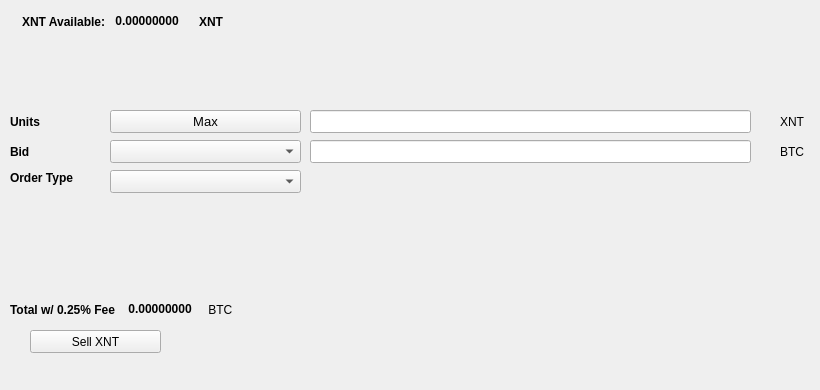
   <widget class="QWidget" name="SellTab">
    <attribute name="title">
     <string>Sell</string>
    </attribute>
    <widget class="QLabel" name="label_16">
     <property name="geometry">
      <rect>
       <x>780</x>
       <y>140</y>
       <width>31</width>
       <height>23</height>
      </rect>
     </property>
     <property name="text">
      <string>BTC</string>
     </property>
    </widget>
    <widget class="QComboBox" name="SellBidcomboBox">
     <property name="geometry">
      <rect>
       <x>110</x>
       <y>140</y>
       <width>191</width>
       <height>23</height>
      </rect>
     </property>
     <property name="font">
      <font>
       <pointsize>10</pointsize>
      </font>
     </property>
    </widget>
    <widget class="QLabel" name="label_18">
     <property name="geometry">
      <rect>
       <x>10</x>
       <y>110</y>
       <width>46</width>
       <height>23</height>
      </rect>
     </property>
     <property name="font">
      <font>
       <weight>75</weight>
       <bold>true</bold>
      </font>
     </property>
     <property name="text">
      <string>Units</string>
     </property>
    </widget>
    <widget class="QPushButton" name="Sell_Max_Amount">
     <property name="geometry">
      <rect>
       <x>110</x>
       <y>110</y>
       <width>191</width>
       <height>23</height>
      </rect>
     </property>
     <property name="font">
      <font>
       <pointsize>10</pointsize>
      </font>
     </property>
     <property name="text">
      <string>Max</string>
     </property>
    </widget>
    <widget class="QLabel" name="label_20">
     <property name="geometry">
      <rect>
       <x>10</x>
       <y>170</y>
       <width>91</width>
       <height>16</height>
      </rect>
     </property>
     <property name="font">
      <font>
       <weight>75</weight>
       <bold>true</bold>
      </font>
     </property>
     <property name="text">
      <string>Order Type</string>
     </property>
    </widget>
    <widget class="QComboBox" name="SellOrdertypeCombo">
     <property name="geometry">
      <rect>
       <x>110</x>
       <y>170</y>
       <width>191</width>
       <height>23</height>
      </rect>
     </property>
     <property name="font">
      <font>
       <pointsize>10</pointsize>
      </font>
     </property>
    </widget>
    <widget class="QLabel" name="label_21">
     <property name="geometry">
      <rect>
       <x>10</x>
       <y>140</y>
       <width>46</width>
       <height>23</height>
      </rect>
     </property>
     <property name="font">
      <font>
       <weight>75</weight>
       <bold>true</bold>
      </font>
     </property>
     <property name="text">
      <string>Bid</string>
     </property>
    </widget>
    <widget class="QLabel" name="label_22">
     <property name="geometry">
      <rect>
       <x>780</x>
       <y>110</y>
       <width>31</width>
       <height>23</height>
      </rect>
     </property>
     <property name="text">
      <string>XNT</string>
     </property>
    </widget>
    <widget class="QLineEdit" name="UnitsInputXNT">
     <property name="geometry">
      <rect>
       <x>310</x>
       <y>110</y>
       <width>441</width>
       <height>23</height>
      </rect>
     </property>
     <property name="font">
      <font>
       <pointsize>9</pointsize>
       <weight>75</weight>
       <bold>true</bold>
      </font>
     </property>
    </widget>
    <widget class="QLineEdit" name="SellBidPriceEdit">
     <property name="geometry">
      <rect>
       <x>310</x>
       <y>140</y>
       <width>441</width>
       <height>23</height>
      </rect>
     </property>
     <property name="font">
      <font>
       <pointsize>9</pointsize>
       <weight>75</weight>
       <bold>true</bold>
      </font>
     </property>
    </widget>
    <widget class="QPushButton" name="SellXNTBTN">
     <property name="geometry">
      <rect>
       <x>30</x>
       <y>330</y>
       <width>131</width>
       <height>23</height>
      </rect>
     </property>
     <property name="text">
      <string>Sell XNT</string>
     </property>
     <property name="icon">
      <iconset resource="../ximant">
       <normaloff>:/icons/bitcoin</normaloff>:/icons/bitcoin</iconset>
     </property>
    </widget>
    <widget class="QWidget" name="layoutWidget3">
     <property name="geometry">
      <rect>
       <x>22</x>
       <y>12</y>
       <width>258</width>
       <height>19</height>
      </rect>
     </property>
     <layout class="QHBoxLayout" name="horizontalLayout">
      <item>
       <widget class="QLabel" name="label232_2">
        <property name="font">
         <font>
          <weight>75</weight>
          <bold>true</bold>
         </font>
        </property>
        <property name="text">
         <string>XNT Available:</string>
        </property>
       </widget>
      </item>
      <item>
       <widget class="QLabel" name="XNTAvailableLabel">
        <property name="palette">
         <palette>
          <active>
           <colorrole role="WindowText">
            <brush brushstyle="SolidPattern">
             <color alpha="255">
              <red>0</red>
              <green>0</green>
              <blue>0</blue>
             </color>
            </brush>
           </colorrole>
           <colorrole role="Button">
            <brush brushstyle="SolidPattern">
             <color alpha="255">
              <red>0</red>
              <green>170</green>
              <blue>0</blue>
             </color>
            </brush>
           </colorrole>
           <colorrole role="Light">
            <brush brushstyle="SolidPattern">
             <color alpha="255">
              <red>0</red>
              <green>255</green>
              <blue>0</blue>
             </color>
            </brush>
           </colorrole>
           <colorrole role="Midlight">
            <brush brushstyle="SolidPattern">
             <color alpha="255">
              <red>0</red>
              <green>212</green>
              <blue>0</blue>
             </color>
            </brush>
           </colorrole>
           <colorrole role="Dark">
            <brush brushstyle="SolidPattern">
             <color alpha="255">
              <red>0</red>
              <green>85</green>
              <blue>0</blue>
             </color>
            </brush>
           </colorrole>
           <colorrole role="Mid">
            <brush brushstyle="SolidPattern">
             <color alpha="255">
              <red>0</red>
              <green>113</green>
              <blue>0</blue>
             </color>
            </brush>
           </colorrole>
           <colorrole role="Text">
            <brush brushstyle="SolidPattern">
             <color alpha="255">
              <red>0</red>
              <green>170</green>
              <blue>0</blue>
             </color>
            </brush>
           </colorrole>
           <colorrole role="BrightText">
            <brush brushstyle="SolidPattern">
             <color alpha="255">
              <red>255</red>
              <green>255</green>
              <blue>255</blue>
             </color>
            </brush>
           </colorrole>
           <colorrole role="ButtonText">
            <brush brushstyle="SolidPattern">
             <color alpha="255">
              <red>0</red>
              <green>0</green>
              <blue>0</blue>
             </color>
            </brush>
           </colorrole>
           <colorrole role="Base">
            <brush brushstyle="SolidPattern">
             <color alpha="255">
              <red>255</red>
              <green>255</green>
              <blue>255</blue>
             </color>
            </brush>
           </colorrole>
           <colorrole role="Window">
            <brush brushstyle="SolidPattern">
             <color alpha="255">
              <red>0</red>
              <green>170</green>
              <blue>0</blue>
             </color>
            </brush>
           </colorrole>
           <colorrole role="Shadow">
            <brush brushstyle="SolidPattern">
             <color alpha="255">
              <red>0</red>
              <green>0</green>
              <blue>0</blue>
             </color>
            </brush>
           </colorrole>
           <colorrole role="AlternateBase">
            <brush brushstyle="SolidPattern">
             <color alpha="255">
              <red>127</red>
              <green>212</green>
              <blue>127</blue>
             </color>
            </brush>
           </colorrole>
           <colorrole role="ToolTipBase">
            <brush brushstyle="SolidPattern">
             <color alpha="255">
              <red>255</red>
              <green>255</green>
              <blue>220</blue>
             </color>
            </brush>
           </colorrole>
           <colorrole role="ToolTipText">
            <brush brushstyle="SolidPattern">
             <color alpha="255">
              <red>0</red>
              <green>0</green>
              <blue>0</blue>
             </color>
            </brush>
           </colorrole>
          </active>
          <inactive>
           <colorrole role="WindowText">
            <brush brushstyle="SolidPattern">
             <color alpha="255">
              <red>0</red>
              <green>0</green>
              <blue>0</blue>
             </color>
            </brush>
           </colorrole>
           <colorrole role="Button">
            <brush brushstyle="SolidPattern">
             <color alpha="255">
              <red>0</red>
              <green>170</green>
              <blue>0</blue>
             </color>
            </brush>
           </colorrole>
           <colorrole role="Light">
            <brush brushstyle="SolidPattern">
             <color alpha="255">
              <red>0</red>
              <green>255</green>
              <blue>0</blue>
             </color>
            </brush>
           </colorrole>
           <colorrole role="Midlight">
            <brush brushstyle="SolidPattern">
             <color alpha="255">
              <red>0</red>
              <green>212</green>
              <blue>0</blue>
             </color>
            </brush>
           </colorrole>
           <colorrole role="Dark">
            <brush brushstyle="SolidPattern">
             <color alpha="255">
              <red>0</red>
              <green>85</green>
              <blue>0</blue>
             </color>
            </brush>
           </colorrole>
           <colorrole role="Mid">
            <brush brushstyle="SolidPattern">
             <color alpha="255">
              <red>0</red>
              <green>113</green>
              <blue>0</blue>
             </color>
            </brush>
           </colorrole>
           <colorrole role="Text">
            <brush brushstyle="SolidPattern">
             <color alpha="255">
              <red>0</red>
              <green>170</green>
              <blue>0</blue>
             </color>
            </brush>
           </colorrole>
           <colorrole role="BrightText">
            <brush brushstyle="SolidPattern">
             <color alpha="255">
              <red>255</red>
              <green>255</green>
              <blue>255</blue>
             </color>
            </brush>
           </colorrole>
           <colorrole role="ButtonText">
            <brush brushstyle="SolidPattern">
             <color alpha="255">
              <red>0</red>
              <green>0</green>
              <blue>0</blue>
             </color>
            </brush>
           </colorrole>
           <colorrole role="Base">
            <brush brushstyle="SolidPattern">
             <color alpha="255">
              <red>255</red>
              <green>255</green>
              <blue>255</blue>
             </color>
            </brush>
           </colorrole>
           <colorrole role="Window">
            <brush brushstyle="SolidPattern">
             <color alpha="255">
              <red>0</red>
              <green>170</green>
              <blue>0</blue>
             </color>
            </brush>
           </colorrole>
           <colorrole role="Shadow">
            <brush brushstyle="SolidPattern">
             <color alpha="255">
              <red>0</red>
              <green>0</green>
              <blue>0</blue>
             </color>
            </brush>
           </colorrole>
           <colorrole role="AlternateBase">
            <brush brushstyle="SolidPattern">
             <color alpha="255">
              <red>127</red>
              <green>212</green>
              <blue>127</blue>
             </color>
            </brush>
           </colorrole>
           <colorrole role="ToolTipBase">
            <brush brushstyle="SolidPattern">
             <color alpha="255">
              <red>255</red>
              <green>255</green>
              <blue>220</blue>
             </color>
            </brush>
           </colorrole>
           <colorrole role="ToolTipText">
            <brush brushstyle="SolidPattern">
             <color alpha="255">
              <red>0</red>
              <green>0</green>
              <blue>0</blue>
             </color>
            </brush>
           </colorrole>
          </inactive>
          <disabled>
           <colorrole role="WindowText">
            <brush brushstyle="SolidPattern">
             <color alpha="255">
              <red>0</red>
              <green>85</green>
              <blue>0</blue>
             </color>
            </brush>
           </colorrole>
           <colorrole role="Button">
            <brush brushstyle="SolidPattern">
             <color alpha="255">
              <red>0</red>
              <green>170</green>
              <blue>0</blue>
             </color>
            </brush>
           </colorrole>
           <colorrole role="Light">
            <brush brushstyle="SolidPattern">
             <color alpha="255">
              <red>0</red>
              <green>255</green>
              <blue>0</blue>
             </color>
            </brush>
           </colorrole>
           <colorrole role="Midlight">
            <brush brushstyle="SolidPattern">
             <color alpha="255">
              <red>0</red>
              <green>212</green>
              <blue>0</blue>
             </color>
            </brush>
           </colorrole>
           <colorrole role="Dark">
            <brush brushstyle="SolidPattern">
             <color alpha="255">
              <red>0</red>
              <green>85</green>
              <blue>0</blue>
             </color>
            </brush>
           </colorrole>
           <colorrole role="Mid">
            <brush brushstyle="SolidPattern">
             <color alpha="255">
              <red>0</red>
              <green>113</green>
              <blue>0</blue>
             </color>
            </brush>
           </colorrole>
           <colorrole role="Text">
            <brush brushstyle="SolidPattern">
             <color alpha="255">
              <red>0</red>
              <green>85</green>
              <blue>0</blue>
             </color>
            </brush>
           </colorrole>
           <colorrole role="BrightText">
            <brush brushstyle="SolidPattern">
             <color alpha="255">
              <red>255</red>
              <green>255</green>
              <blue>255</blue>
             </color>
            </brush>
           </colorrole>
           <colorrole role="ButtonText">
            <brush brushstyle="SolidPattern">
             <color alpha="255">
              <red>0</red>
              <green>85</green>
              <blue>0</blue>
             </color>
            </brush>
           </colorrole>
           <colorrole role="Base">
            <brush brushstyle="SolidPattern">
             <color alpha="255">
              <red>0</red>
              <green>170</green>
              <blue>0</blue>
             </color>
            </brush>
           </colorrole>
           <colorrole role="Window">
            <brush brushstyle="SolidPattern">
             <color alpha="255">
              <red>0</red>
              <green>170</green>
              <blue>0</blue>
             </color>
            </brush>
           </colorrole>
           <colorrole role="Shadow">
            <brush brushstyle="SolidPattern">
             <color alpha="255">
              <red>0</red>
              <green>0</green>
              <blue>0</blue>
             </color>
            </brush>
           </colorrole>
           <colorrole role="AlternateBase">
            <brush brushstyle="SolidPattern">
             <color alpha="255">
              <red>0</red>
              <green>170</green>
              <blue>0</blue>
             </color>
            </brush>
           </colorrole>
           <colorrole role="ToolTipBase">
            <brush brushstyle="SolidPattern">
             <color alpha="255">
              <red>255</red>
              <green>255</green>
              <blue>220</blue>
             </color>
            </brush>
           </colorrole>
           <colorrole role="ToolTipText">
            <brush brushstyle="SolidPattern">
             <color alpha="255">
              <red>0</red>
              <green>0</green>
              <blue>0</blue>
             </color>
            </brush>
           </colorrole>
          </disabled>
         </palette>
        </property>
        <property name="font">
         <font>
          <weight>75</weight>
          <bold>true</bold>
         </font>
        </property>
        <property name="text">
         <string> 0.00000000 </string>
        </property>
        <property name="textInteractionFlags">
         <set>Qt::LinksAccessibleByMouse|Qt::TextSelectableByKeyboard|Qt::TextSelectableByMouse</set>
        </property>
       </widget>
      </item>
      <item>
       <widget class="QLabel" name="labelXNT">
        <property name="font">
         <font>
          <weight>75</weight>
          <bold>true</bold>
         </font>
        </property>
        <property name="text">
         <string>XNT</string>
        </property>
       </widget>
      </item>
     </layout>
    </widget>
    <widget class="QWidget" name="layoutWidget">
     <property name="geometry">
      <rect>
       <x>10</x>
       <y>300</y>
       <width>268</width>
       <height>19</height>
      </rect>
     </property>
     <layout class="QHBoxLayout" name="horizontalLayout_2">
      <item>
       <widget class="QLabel" name="label_19">
        <property name="font">
         <font>
          <weight>75</weight>
          <bold>true</bold>
         </font>
        </property>
        <property name="text">
         <string>Total w/ 0.25% Fee </string>
        </property>
       </widget>
      </item>
      <item>
       <widget class="QLabel" name="SellCostLabel">
        <property name="palette">
         <palette>
          <active>
           <colorrole role="WindowText">
            <brush brushstyle="SolidPattern">
             <color alpha="255">
              <red>0</red>
              <green>0</green>
              <blue>0</blue>
             </color>
            </brush>
           </colorrole>
           <colorrole role="Button">
            <brush brushstyle="SolidPattern">
             <color alpha="255">
              <red>0</red>
              <green>170</green>
              <blue>0</blue>
             </color>
            </brush>
           </colorrole>
           <colorrole role="Light">
            <brush brushstyle="SolidPattern">
             <color alpha="255">
              <red>0</red>
              <green>255</green>
              <blue>0</blue>
             </color>
            </brush>
           </colorrole>
           <colorrole role="Midlight">
            <brush brushstyle="SolidPattern">
             <color alpha="255">
              <red>0</red>
              <green>212</green>
              <blue>0</blue>
             </color>
            </brush>
           </colorrole>
           <colorrole role="Dark">
            <brush brushstyle="SolidPattern">
             <color alpha="255">
              <red>0</red>
              <green>85</green>
              <blue>0</blue>
             </color>
            </brush>
           </colorrole>
           <colorrole role="Mid">
            <brush brushstyle="SolidPattern">
             <color alpha="255">
              <red>0</red>
              <green>113</green>
              <blue>0</blue>
             </color>
            </brush>
           </colorrole>
           <colorrole role="Text">
            <brush brushstyle="SolidPattern">
             <color alpha="255">
              <red>0</red>
              <green>170</green>
              <blue>0</blue>
             </color>
            </brush>
           </colorrole>
           <colorrole role="BrightText">
            <brush brushstyle="SolidPattern">
             <color alpha="255">
              <red>255</red>
              <green>255</green>
              <blue>255</blue>
             </color>
            </brush>
           </colorrole>
           <colorrole role="ButtonText">
            <brush brushstyle="SolidPattern">
             <color alpha="255">
              <red>0</red>
              <green>0</green>
              <blue>0</blue>
             </color>
            </brush>
           </colorrole>
           <colorrole role="Base">
            <brush brushstyle="SolidPattern">
             <color alpha="255">
              <red>255</red>
              <green>255</green>
              <blue>255</blue>
             </color>
            </brush>
           </colorrole>
           <colorrole role="Window">
            <brush brushstyle="SolidPattern">
             <color alpha="255">
              <red>0</red>
              <green>170</green>
              <blue>0</blue>
             </color>
            </brush>
           </colorrole>
           <colorrole role="Shadow">
            <brush brushstyle="SolidPattern">
             <color alpha="255">
              <red>0</red>
              <green>0</green>
              <blue>0</blue>
             </color>
            </brush>
           </colorrole>
           <colorrole role="AlternateBase">
            <brush brushstyle="SolidPattern">
             <color alpha="255">
              <red>127</red>
              <green>212</green>
              <blue>127</blue>
             </color>
            </brush>
           </colorrole>
           <colorrole role="ToolTipBase">
            <brush brushstyle="SolidPattern">
             <color alpha="255">
              <red>255</red>
              <green>255</green>
              <blue>220</blue>
             </color>
            </brush>
           </colorrole>
           <colorrole role="ToolTipText">
            <brush brushstyle="SolidPattern">
             <color alpha="255">
              <red>0</red>
              <green>0</green>
              <blue>0</blue>
             </color>
            </brush>
           </colorrole>
          </active>
          <inactive>
           <colorrole role="WindowText">
            <brush brushstyle="SolidPattern">
             <color alpha="255">
              <red>0</red>
              <green>0</green>
              <blue>0</blue>
             </color>
            </brush>
           </colorrole>
           <colorrole role="Button">
            <brush brushstyle="SolidPattern">
             <color alpha="255">
              <red>0</red>
              <green>170</green>
              <blue>0</blue>
             </color>
            </brush>
           </colorrole>
           <colorrole role="Light">
            <brush brushstyle="SolidPattern">
             <color alpha="255">
              <red>0</red>
              <green>255</green>
              <blue>0</blue>
             </color>
            </brush>
           </colorrole>
           <colorrole role="Midlight">
            <brush brushstyle="SolidPattern">
             <color alpha="255">
              <red>0</red>
              <green>212</green>
              <blue>0</blue>
             </color>
            </brush>
           </colorrole>
           <colorrole role="Dark">
            <brush brushstyle="SolidPattern">
             <color alpha="255">
              <red>0</red>
              <green>85</green>
              <blue>0</blue>
             </color>
            </brush>
           </colorrole>
           <colorrole role="Mid">
            <brush brushstyle="SolidPattern">
             <color alpha="255">
              <red>0</red>
              <green>113</green>
              <blue>0</blue>
             </color>
            </brush>
           </colorrole>
           <colorrole role="Text">
            <brush brushstyle="SolidPattern">
             <color alpha="255">
              <red>0</red>
              <green>170</green>
              <blue>0</blue>
             </color>
            </brush>
           </colorrole>
           <colorrole role="BrightText">
            <brush brushstyle="SolidPattern">
             <color alpha="255">
              <red>255</red>
              <green>255</green>
              <blue>255</blue>
             </color>
            </brush>
           </colorrole>
           <colorrole role="ButtonText">
            <brush brushstyle="SolidPattern">
             <color alpha="255">
              <red>0</red>
              <green>0</green>
              <blue>0</blue>
             </color>
            </brush>
           </colorrole>
           <colorrole role="Base">
            <brush brushstyle="SolidPattern">
             <color alpha="255">
              <red>255</red>
              <green>255</green>
              <blue>255</blue>
             </color>
            </brush>
           </colorrole>
           <colorrole role="Window">
            <brush brushstyle="SolidPattern">
             <color alpha="255">
              <red>0</red>
              <green>170</green>
              <blue>0</blue>
             </color>
            </brush>
           </colorrole>
           <colorrole role="Shadow">
            <brush brushstyle="SolidPattern">
             <color alpha="255">
              <red>0</red>
              <green>0</green>
              <blue>0</blue>
             </color>
            </brush>
           </colorrole>
           <colorrole role="AlternateBase">
            <brush brushstyle="SolidPattern">
             <color alpha="255">
              <red>127</red>
              <green>212</green>
              <blue>127</blue>
             </color>
            </brush>
           </colorrole>
           <colorrole role="ToolTipBase">
            <brush brushstyle="SolidPattern">
             <color alpha="255">
              <red>255</red>
              <green>255</green>
              <blue>220</blue>
             </color>
            </brush>
           </colorrole>
           <colorrole role="ToolTipText">
            <brush brushstyle="SolidPattern">
             <color alpha="255">
              <red>0</red>
              <green>0</green>
              <blue>0</blue>
             </color>
            </brush>
           </colorrole>
          </inactive>
          <disabled>
           <colorrole role="WindowText">
            <brush brushstyle="SolidPattern">
             <color alpha="255">
              <red>0</red>
              <green>85</green>
              <blue>0</blue>
             </color>
            </brush>
           </colorrole>
           <colorrole role="Button">
            <brush brushstyle="SolidPattern">
             <color alpha="255">
              <red>0</red>
              <green>170</green>
              <blue>0</blue>
             </color>
            </brush>
           </colorrole>
           <colorrole role="Light">
            <brush brushstyle="SolidPattern">
             <color alpha="255">
              <red>0</red>
              <green>255</green>
              <blue>0</blue>
             </color>
            </brush>
           </colorrole>
           <colorrole role="Midlight">
            <brush brushstyle="SolidPattern">
             <color alpha="255">
              <red>0</red>
              <green>212</green>
              <blue>0</blue>
             </color>
            </brush>
           </colorrole>
           <colorrole role="Dark">
            <brush brushstyle="SolidPattern">
             <color alpha="255">
              <red>0</red>
              <green>85</green>
              <blue>0</blue>
             </color>
            </brush>
           </colorrole>
           <colorrole role="Mid">
            <brush brushstyle="SolidPattern">
             <color alpha="255">
              <red>0</red>
              <green>113</green>
              <blue>0</blue>
             </color>
            </brush>
           </colorrole>
           <colorrole role="Text">
            <brush brushstyle="SolidPattern">
             <color alpha="255">
              <red>0</red>
              <green>85</green>
              <blue>0</blue>
             </color>
            </brush>
           </colorrole>
           <colorrole role="BrightText">
            <brush brushstyle="SolidPattern">
             <color alpha="255">
              <red>255</red>
              <green>255</green>
              <blue>255</blue>
             </color>
            </brush>
           </colorrole>
           <colorrole role="ButtonText">
            <brush brushstyle="SolidPattern">
             <color alpha="255">
              <red>0</red>
              <green>85</green>
              <blue>0</blue>
             </color>
            </brush>
           </colorrole>
           <colorrole role="Base">
            <brush brushstyle="SolidPattern">
             <color alpha="255">
              <red>0</red>
              <green>170</green>
              <blue>0</blue>
             </color>
            </brush>
           </colorrole>
           <colorrole role="Window">
            <brush brushstyle="SolidPattern">
             <color alpha="255">
              <red>0</red>
              <green>170</green>
              <blue>0</blue>
             </color>
            </brush>
           </colorrole>
           <colorrole role="Shadow">
            <brush brushstyle="SolidPattern">
             <color alpha="255">
              <red>0</red>
              <green>0</green>
              <blue>0</blue>
             </color>
            </brush>
           </colorrole>
           <colorrole role="AlternateBase">
            <brush brushstyle="SolidPattern">
             <color alpha="255">
              <red>0</red>
              <green>170</green>
              <blue>0</blue>
             </color>
            </brush>
           </colorrole>
           <colorrole role="ToolTipBase">
            <brush brushstyle="SolidPattern">
             <color alpha="255">
              <red>255</red>
              <green>255</green>
              <blue>220</blue>
             </color>
            </brush>
           </colorrole>
           <colorrole role="ToolTipText">
            <brush brushstyle="SolidPattern">
             <color alpha="255">
              <red>0</red>
              <green>0</green>
              <blue>0</blue>
             </color>
            </brush>
           </colorrole>
          </disabled>
         </palette>
        </property>
        <property name="font">
         <font>
          <weight>75</weight>
          <bold>true</bold>
         </font>
        </property>
        <property name="autoFillBackground">
         <bool>false</bool>
        </property>
        <property name="text">
         <string> 0.00000000</string>
        </property>
        <property name="textInteractionFlags">
         <set>Qt::LinksAccessibleByMouse|Qt::TextSelectableByMouse</set>
        </property>
       </widget>
      </item>
      <item>
       <widget class="QLabel" name="label_17">
        <property name="font">
         <font>
          <weight>50</weight>
          <bold>false</bold>
         </font>
        </property>
        <property name="text">
         <string> BTC</string>
        </property>
       </widget>
      </item>
     </layout>
    </widget>
    <widget class="QLabel" name="label_23">
     <property name="geometry">
      <rect>
       <x>460</x>
       <y>300</y>
       <width>281</width>
       <height>81</height>
      </rect>
     </property>
     <property name="text">
      <string/>
     </property>
     <property name="pixmap">
      <pixmap>:/images/bittrex</pixmap>
     </property>
    </widget>
   </widget>
